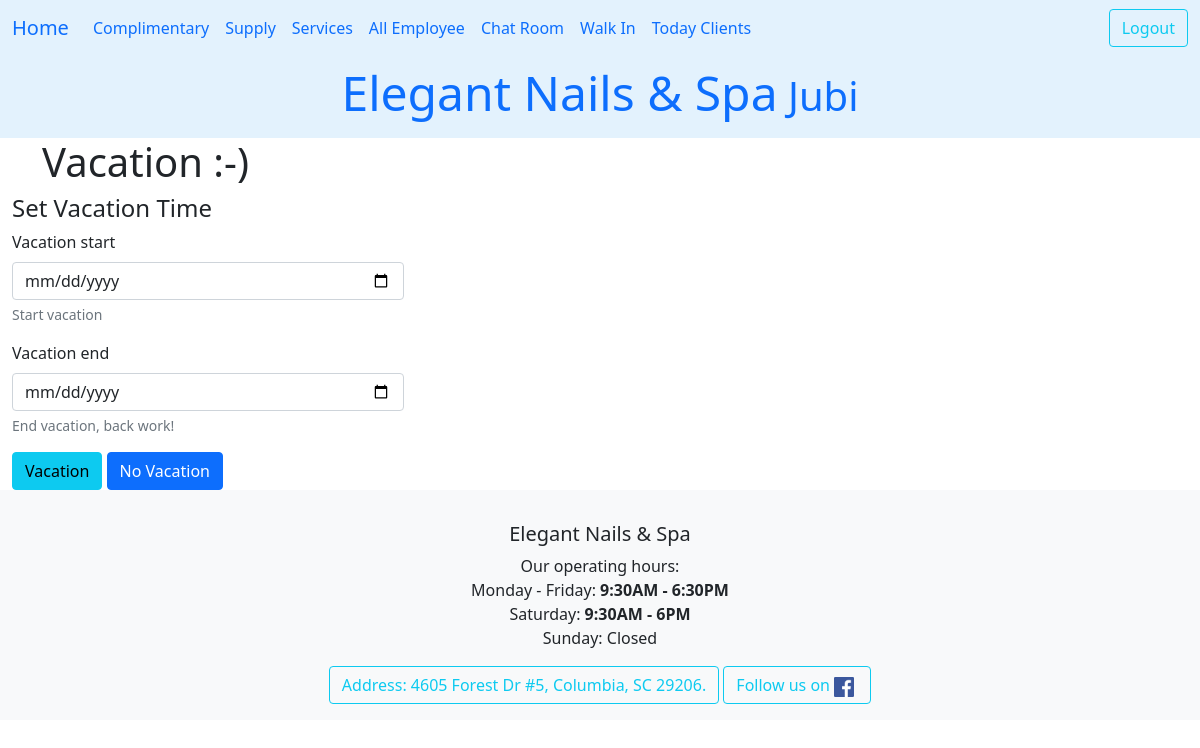
/ledger/tech_vacation/2/ (signed in), run on an earlier commit of the app's database.
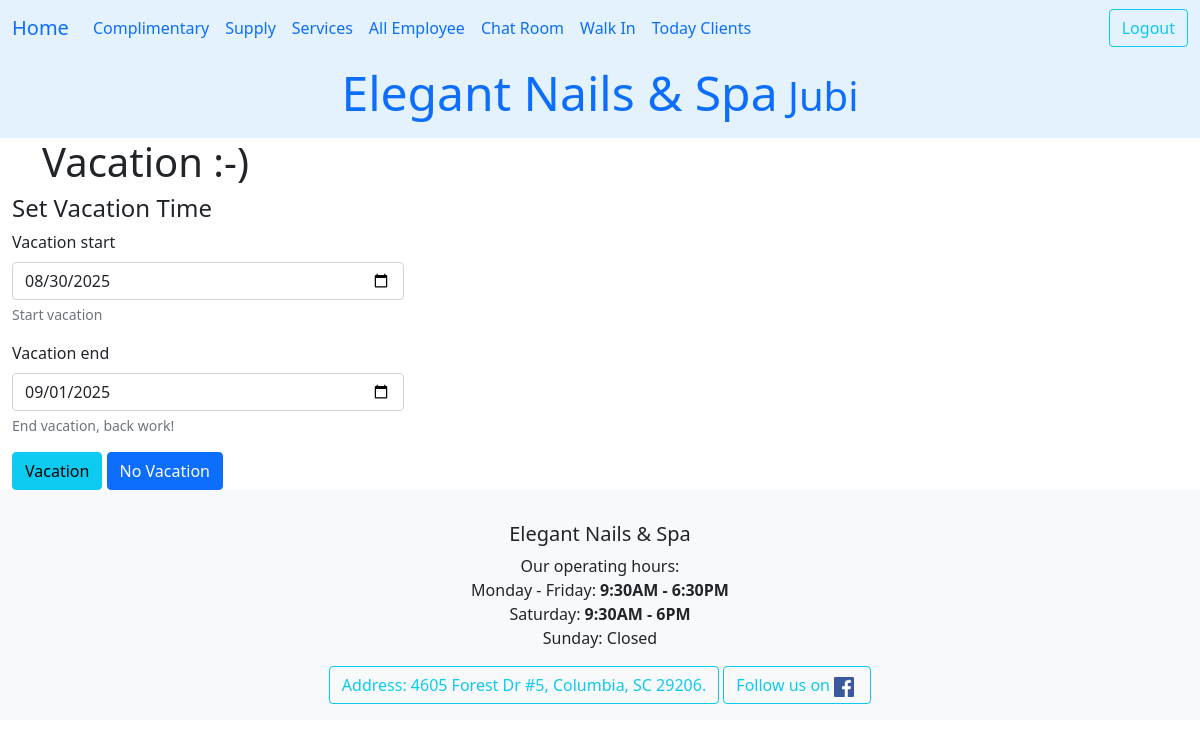
And on a later commit of the database.
### ledger/models.py (models this page shows, shortened)
class Technician(models.Model):
    name = models.CharField(max_length=25)
    phone = PhoneNumberField()
    email = models.EmailField(max_length=40, null=True, blank=True)
    owner = models.ForeignKey(settings.AUTH_USER_MODEL, on_delete=models.DO_NOTHING)
    start_work_at = models.TimeField()
    end_work = models.TimeField()
    isWork = models.BooleanField(default=False)
    picture = models.ImageField(upload_to='tech_pictures/', null=True, editable=True)
    services = models.ManyToManyField("Service", blank=True, related_name="tech")
    time_come_in = models.DateTimeField(null=True)
    work_days = models.CharField(max_length=7, default="1111110", help_text="MTWTFSS: 1 for work, 0 for off")
    vacation_start = models.DateField(null=True, blank=True, help_text="Start vacation")
    vacation_end = models.DateField(null=True, blank=True, help_text="End vacation, back work!")
    date_go_work = models.DateField(null=True, blank=True)
    history = HistoricalRecords()
    hire_date = models.DateField(auto_now_add=True, help_text="Date when the technician was hired")
    experience = models.PositiveIntegerField(default=0, help_text="Years of experience in the field")
    bio = models.TextField(max_length=500, null=True, blank=True, help_text="Short bio about the technician")
    view_count = models.IntegerField(default=0)
    is_accept_booking = models.BooleanField(default=True, help_text="Is the technician accepting new bookings?")
    class Meta:
        unique_together = ('name','phone',)
        ordering = ['time_come_in','name']

### ledger/views.py (the view)
# urls.py: path('ledger/tech_vacation/<int:pk>/', views.TechVacationView.as_view(), name="vacation"),
class TechVacationView(LoginRequiredMixin,UpdateView):
    model = Technician
    form_class = VacationForm
    template_name = 'ledger/vacation_tech.html'
    success_url = reverse_lazy("datHen:listHen")
    def get_object(self):
        return get_object_or_404(Technician, id=self.kwargs.get('pk'))
    def get_context_data(self, **kwargs):
        context = super().get_context_data(**kwargs)
        context['title'] = "Set Vacation Time"
        return context

### ledger/forms.py
class VacationForm(forms.ModelForm):
    class Meta:
        model = Technician
        fields = ['vacation_start','vacation_end']
        widgets = {
            'vacation_start': forms.DateInput(attrs={"type":"date"}),
            'vacation_end': forms.DateInput(attrs={"type":"date"}),
        }

### ledger/templates/ledger/vacation_tech.html (shortened to what this page needs)
{% extends 'base.html' %}
{% load crispy_forms_tags %}
{% load crispy_forms_filters %}
{% block heading %}
    <h1>Vacation :-)</h1>
{% endblock heading %}
{% block content %}
<h4> {{ title }} </h4>
<form action="" method="post">
    <div class="form-group col-md-4">
    {{ form | crispy }}
    </div>
    <input type='submit' value='Vacation' class="btn btn-info" role="button">
    <input type="submit" onclick="window.location='{% url "datHen:listHen" %}'; return false; " value="No Vacation" class="btn btn-primary" role="button">
</form>
{% endblock content %}

What changed in the data, as far as the page shows it:
changed Technician: vacation_start (not shown) → "08/30/2025"; vacation_end (not shown) → "09/01/2025"
